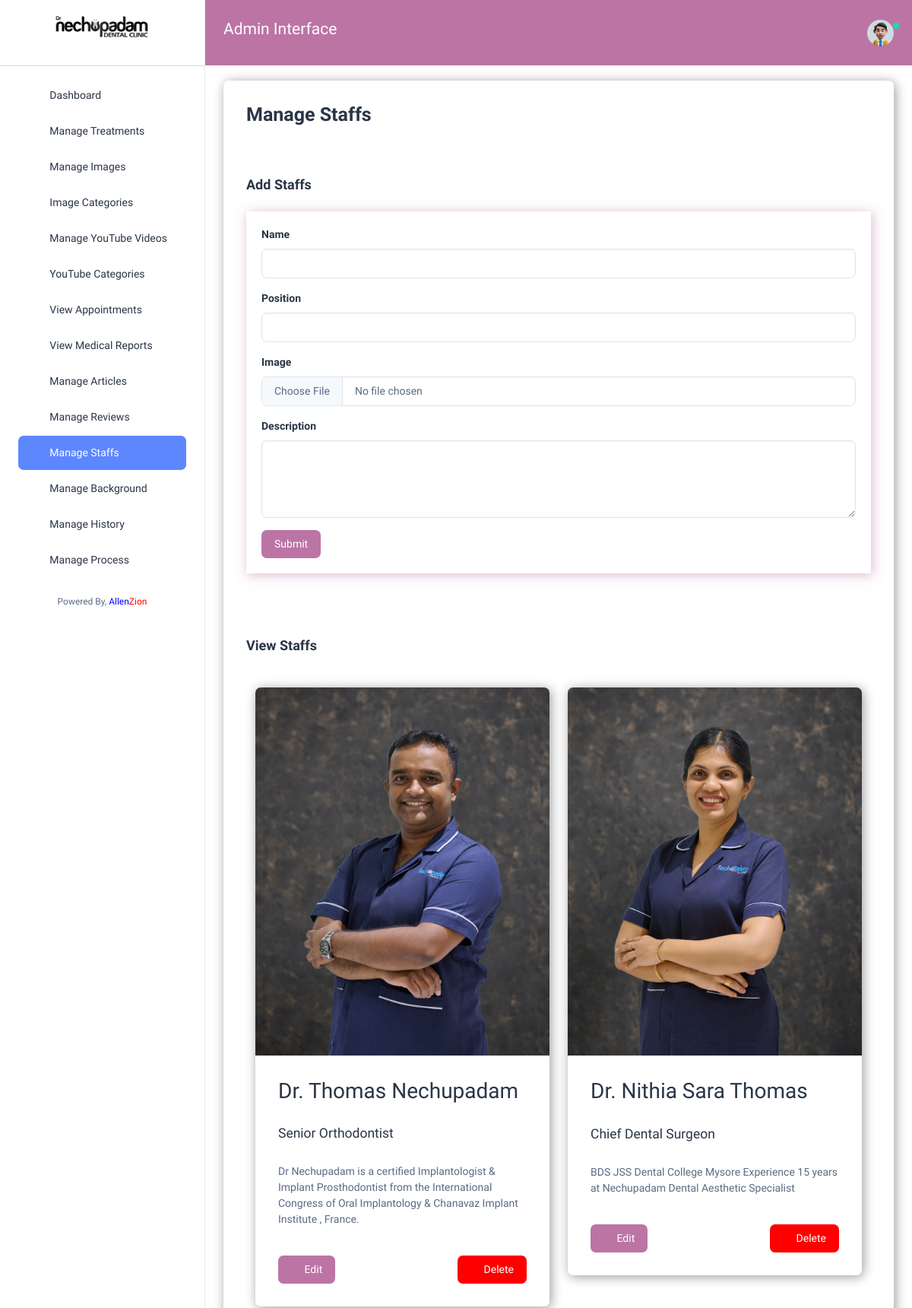
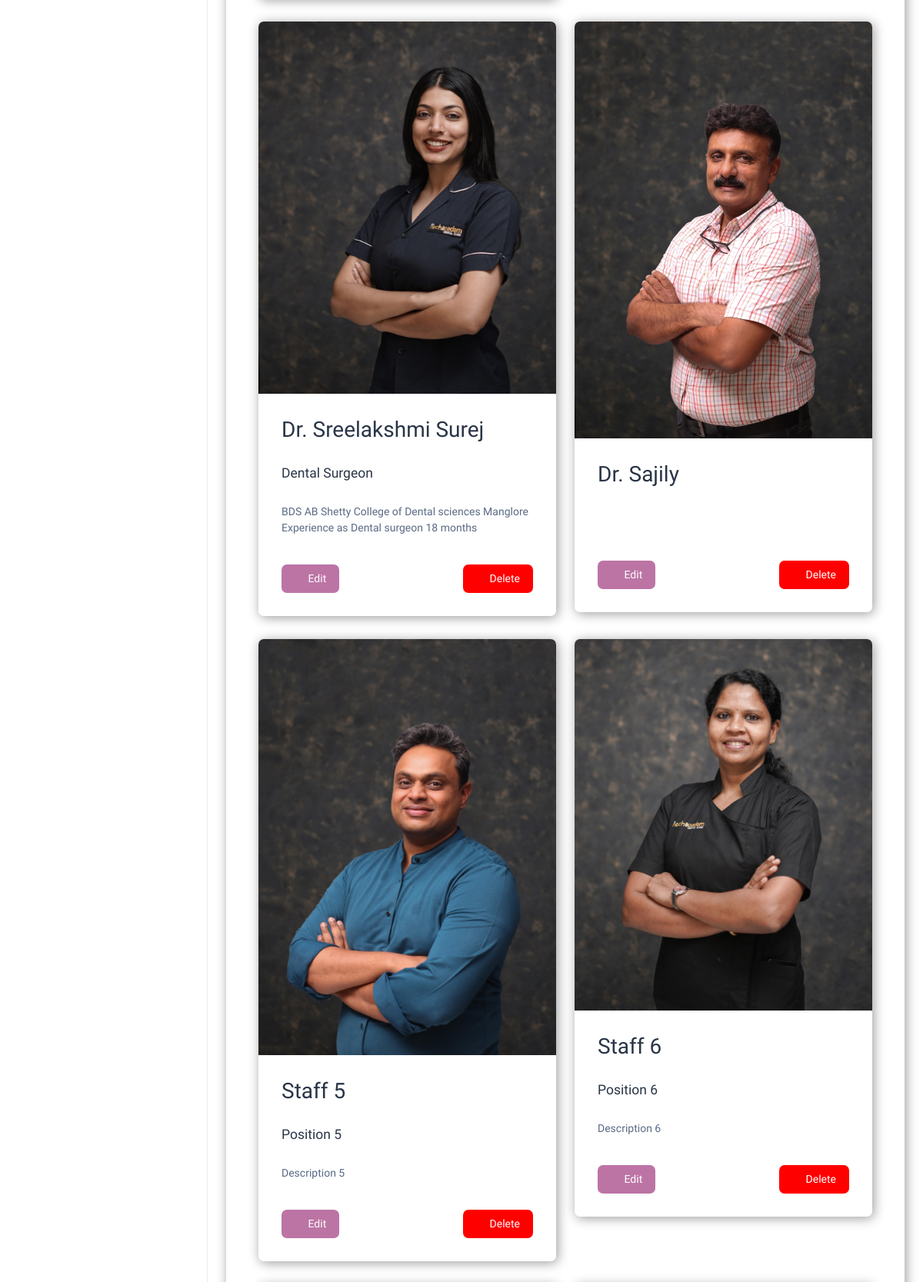
The page /staffs (signed in, upper part) on the database its author committed (2 pictures, top to bottom).
### nechuwebapp/models.py (models this page shows, shortened)
class Staff(models.Model):
    name = models.CharField(max_length=200)
    position = models.CharField(max_length=200)
    image = models.ImageField(upload_to='mystaffs/')
    description = models.TextField()
    uploaded_on = models.DateTimeField(auto_now_add=True)
    edited_on = models.DateTimeField(auto_now=True)
    @property
    def imageURL(self):
        try:
            url = self.image.url
        except:
            url = ''
        return  url

### nechuwebapp/views.py (the view)
# urls.py: path('staffs', views.staffs, name='staffs'),
def staffs(request):
    staffs = Staff.objects.all()
    context = {'staffs':staffs}
    return render(request, 'nechuadmin/staffs.html', context)

### nechuwebapp/templates/nechuadmin/staffs.html (shortened to what this page needs)
{% extends 'nechuadmin/base.html' %}
{% load static %}
{% block content %}
<h1 class="card-title fw-semibold mb-4" style="font-size:25px;">Manage Staffs</h1>
<br>
<br>
<h5 class="card-title fw-semibold mb-4">Add Staffs</h5>
<div class="custom-card" style="box-shadow: 2px 2px 15px rgba(188, 116, 165, 0.5); padding: 20px;">
    <form action="{% url 'addStaff' %}" enctype="multipart/form-data" method="POST">
      <div class="mb-3">
        <label for="treatmentTitle" class="form-label">Name</label>
        <input type="text" class="form-control" id="treatmentTitle" aria-describedby="titleHelp" name="name">
      </div>
      <div class="mb-3">
        <label for="position" class="form-label">Position</label>
        <input type="text" class="form-control" id="position" aria-describedby="titleHelp" name="position">
      </div>
      <div class="mb-3">
        <label for="treatmentImage" class="form-label">Image</label>
        <input type="file" class="form-control" id="treatmentImage" name="image">
      </div>
      <div class="mb-3">
        <label for="treatmentDescription" class="form-label">Description</label>
        <textarea class="form-control" id="treatmentDescription" rows="4" name="description"></textarea>
      </div>
      <button type="submit" class="btn" style="background-color:#bc74a5; color:white;">Submit</button>
    </form>
  </div>
  <br>
  <br>
  <br>
  <br>
  <h5 class="card-title fw-semibold mb-4">View Staffs</h5>
  <br>
  <div class="container">
    <div class="row">
      {% for i in staffs %}
      <div class="col-md-6">
        <div class="card custom-card">
          <img src="{{ i.imageURL }}" class="card-img-top" alt="{{ i.name }}">
          <div class="card-body">
            <h2>{{ i.name }}</h2>
            <br>
            <h5>{{i.position}}</h5>
            <br>
            <p class="card-text">{{ i.description }}</p>
            <br>
            <div class="d-flex justify-content-between">
              <a href="{% url 'edit_staff' i.pk %}" class="btn btn-square" style="background-color:#bc74a5; color:white;"><i class="ti ti-pencil fs-5"></i> Edit</a>
              <a href="{% url 'delete_staff' i.pk %}" class="btn btn-square" style="background-color:red; color:white;"><i class="ti ti-trash fs-5"></i> Delete</a>
            </div>
          </div>
        </div>
      </div>
      {% endfor %}
    </div>
  </div>
{% endblock %}

### nechuwebapp/templates/nechuadmin/base.html (style rules this page uses)
.custom-card { box-shadow: 2px 2px 15px rgba(0, 0, 0, 0.4); }

### rows shown on the page
Staff: imageURL (picture), name "Dr. Thomas Nechupadam", position "Senior Orthodontist", description "Dr Nechupadam is a certified Implantologist & Implant Prosthodontist from the International Congress of Oral Implantology & Chanavaz Implant Institute , France."
Staff: imageURL (picture), name "Dr. Nithia Sara Thomas", position "Chief Dental Surgeon", description "BDS JSS Dental College Mysore Experience 15 years at Nechupadam Dental Aesthetic Specialist"
Staff: imageURL (picture), name "Dr. Sreelakshmi Surej", position "Dental Surgeon", description "BDS AB Shetty College of Dental sciences Manglore Experience as Dental surgeon 18 months"
Staff: imageURL (picture), name "Dr. Sajily"
Staff: imageURL (picture), name "Staff 5", position "Position 5", description "Description 5"
Staff: imageURL (picture), name "Staff 6", position "Position 6", description "Description 6"
